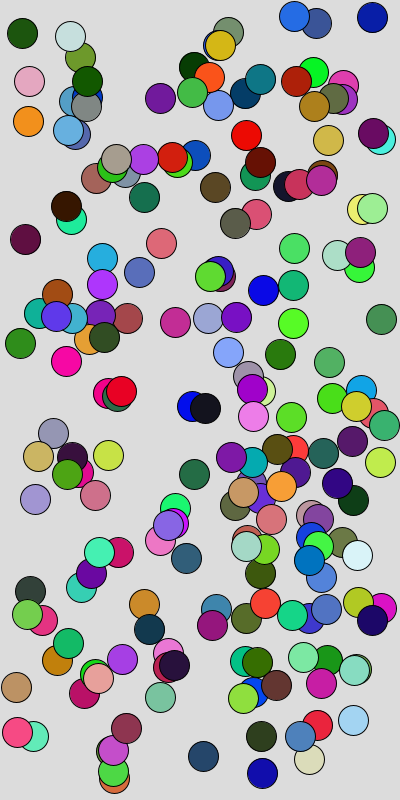
Frame 1 (no input)
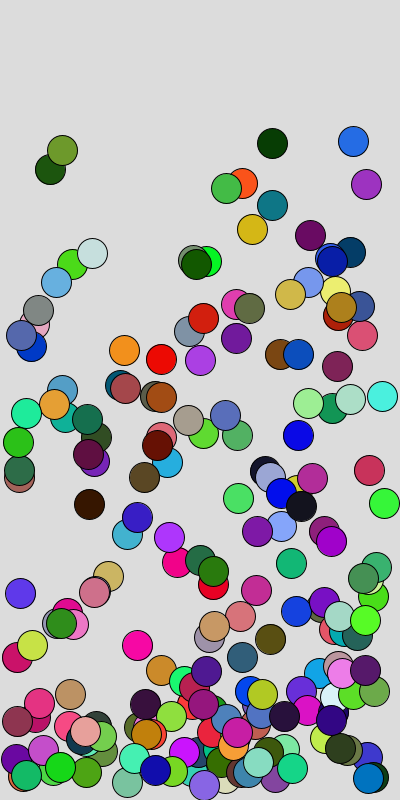
Frame 60 (the mouse pressed at the canvas centre just before this capture)
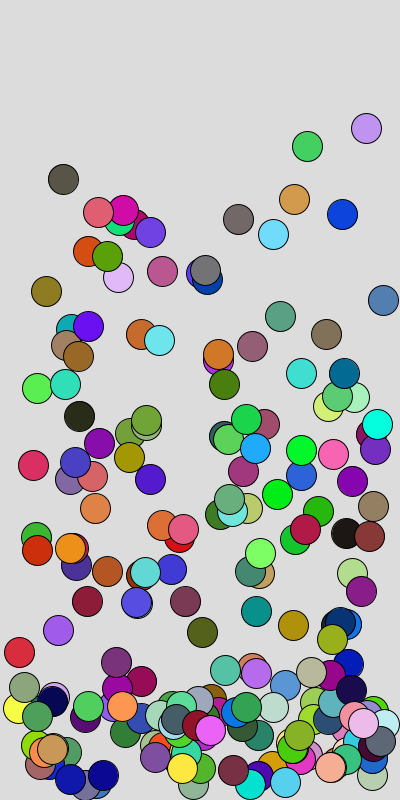
Frame 120 (the mouse held since frame 60 and released just before this capture)

The Processing sketch that drew these frames (run headless with seeded random() and noise(); from frame 60 on, the mouse is pressed at the canvas centre):

// Processing sketch: bounce_ball
// ── bounce_ball.pde
int numBalls = 200; // Jumlah bola
float[] x = new float[numBalls]; // Posisi x bola
float[] y = new float[numBalls]; // Posisi y bola
float[] speedX = new float[numBalls]; // Kecepatan bola di sumbu x
float[] speedY = new float[numBalls]; // Kecepatan bola di sumbu y
float gravity = 0.1; // Gravitasi
float radius = 15; // Jari-jari bola
color[] ballColors = new color[numBalls]; // Warna bola

void setup() {
  size(400, 800);
  
  // Inisialisasi posisi, kecepatan, dan warna setiap bola
  for (int i = 0; i < numBalls; i++) {
    x[i] = random(radius, width - radius); //posisi x acak
    y[i] = random(radius, height - radius); //posisi y acak
    speedX[i] = random(-2, 2); //kecepatan x acak
    speedY[i] = random(-2, 2); //kecepatan y acak
    ballColors[i] = color(random(255), random(255), random(255)); //diberikan warna random
  }
}

void draw() {
  background(220); //latar belakang putih
  
  // Menerapkan gaya gravitasi pada kecepatan bola
  for (int i = 0; i < numBalls; i++) {
    speedY[i] += gravity; //menambahkan gravity pada komponen kecepatan
  }
  
  // Menggerakkan bola berdasarkan kecepatan
  for (int i = 0; i < numBalls; i++) {
    x[i] += speedX[i]; //kecepatan posisi x
    y[i] += speedY[i]; //kecepatan posisi y
    
    // Membounce bola saat mencapai batas layar
    if (x[i] > width - radius || x[i] < radius) {
      speedX[i] *= -.99; //kecepatan setiap kali memantul x
    }
    if (y[i] > height - radius) {
      y[i] = height - radius;
      speedY[i] *= -0.99; //kecepatan setiap kali memantul y
    }
    
    // Menggambar bola dengan warna yang berbeda untuk setiap bola.
    fill(ballColors[i]);
    ellipse(x[i], y[i], radius * 2, radius * 2);
  }
}

void mousePressed() { //Dipanggil kembali saat tombol klik kiri mouse ditekan
  // Mengatur kembali posisi, kecepatan, dan warna setiap bola secara acak
  for (int i = 0; i < numBalls; i++) {
    x[i] = random(radius, width - radius); //posisi bola acak di antara radius dan lebar jendela dikurangi radius
    y[i] = random(radius, height - radius);
    speedX[i] = random(-2, 2); //kecepatan diberikan nilai x acak antara -2 dan 2.
    speedY[i] = random(-2, 2); //kecepatan diberikan nilai y acak antara -2 dan 2.
    ballColors[i] = color(random(255), random(255), random(255));
  }
}
